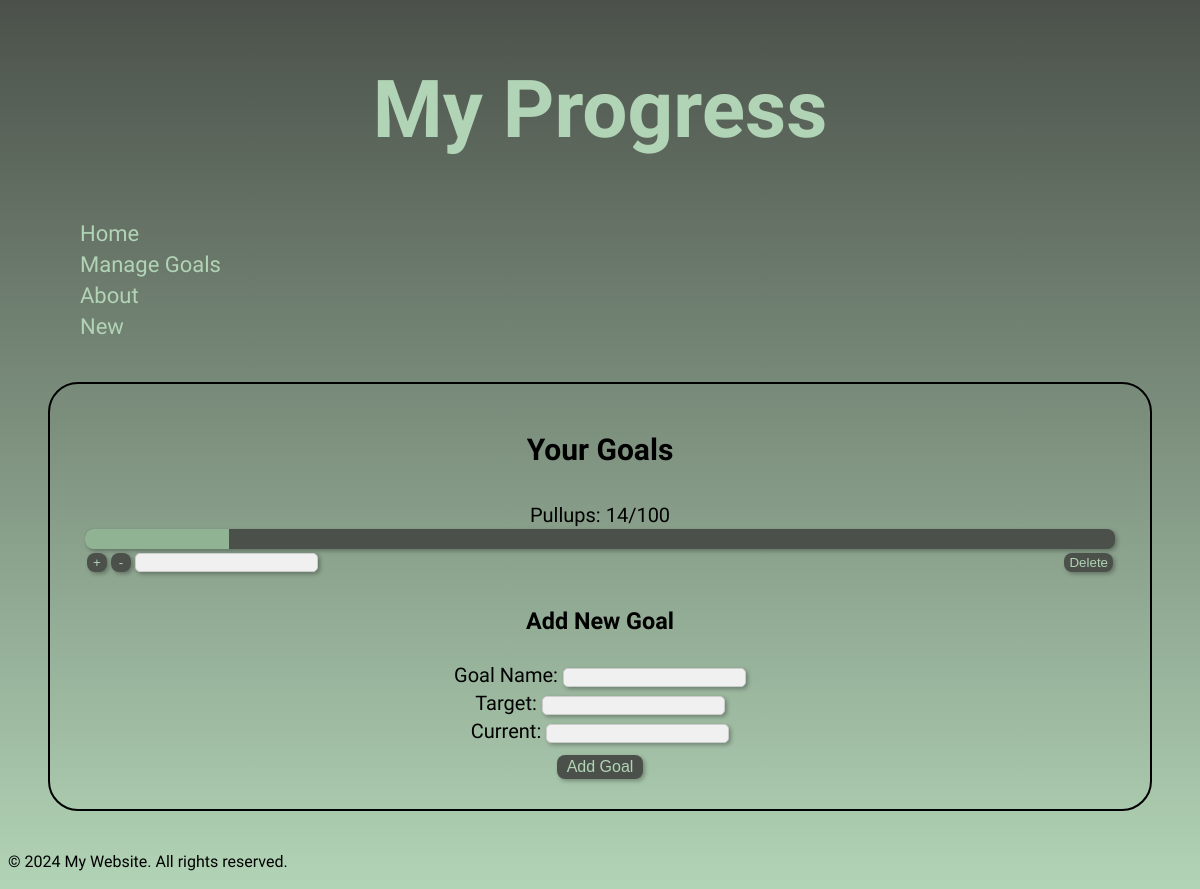
Page /manage_goals (signed in) on the committed database.
### models.py (models this page shows, shortened)
class User(db.Model, UserMixin):
    id = db.Column(db.Integer, primary_key=True)
    username = db.Column(db.String(50), unique=True, nullable=False)
    password = db.Column(db.String(100), nullable=False)

class Goal(db.Model):
    id = db.Column(db.Integer, primary_key=True)
    name = db.Column(db.String(100), nullable=False)
    target = db.Column(db.Integer, nullable=False)
    current = db.Column(db.Integer, nullable=False)
    user_id = db.Column(db.Integer, db.ForeignKey('user.id'), nullable=False)
    user = db.relationship('User', backref=db.backref('goals', lazy=True))

### app.py (the view)
@app.route('/manage_goals')
@login_required
def manage_goals():
    goals = current_user.goals
    return render_template('manage_goals.html', goals=goals)

### app.py (called while the page is built)
@login_manager.user_loader
def load_user(user_id):
    return User.query.get(int(user_id))

### templates/manage_goals.html (shortened to what this page needs)
<!DOCTYPE html>
<html lang="en">
<head>
    <link rel="stylesheet" href="{{ url_for('static', filename='styles.css') }}">
</head>
<body>
    <header>
        <h1>My Progress</h1>
        <nav>
            <ul>
                <li><a href="/">Home</a></li>
                <li><a href="/manage_goals">Manage Goals</a></li>
                <li><a href="/about">About</a></li>
                {% if current_user.is_authenticated %}
                    <li><a href="/profile">{{ current_user.username }}</a></li>
                {% else %}
                    <li><a href="/login">Login</a></li>
                {% endif %}
            </ul>
        </nav>
    </header>
    <main>
        <h2>Your Goals</h2>
        <ul>
            {% for goal in goals %}
            <label>
                <div>{{ goal.name }}: {{ goal.current }}/{{ goal.target }}</div>
                <div class="progress-bar">
                    {% if goal.target > goal.current %}
                    <div class="progress" style="width: {{ goal.current / goal.target * 100 }}%"></div>
                    {% else %}
                    <div class="progress-win" ></div>
                    {% endif %}
                </div>
                <div class="goal-edit">
                    <div class="goal-edit-left">
                        <button onclick="incrementProgress('{{ goal.id }}')" style="margin-right: 4px;">+</button>
                        <button onclick="decrementProgress('{{ goal.id }}')" style="margin-right: 4px;">-</button>
                        <input type="text" id="changevalue" name="changevalue" required>
                    </div>
                    <form action="{{ url_for('delete_goal', goal_id=goal.id) }}" method="post" class="goal-edit-right">
                        <button class="delete-goal" type="submit">Delete</button>
                    </form>
                </div>
            </label>
            {% endfor %}
        </ul>
        <h3>Add New Goal</h3>
        <form action="{{ url_for('add_goal') }}" method="post">
            <label for="name">Goal Name:</label>
            <input type="text" id="name" name="name" required><br>
            <label for="target">Target:</label>
            <input type="number" id="target" name="target" required><br>
            <label for="current">Current:</label>
            <input type="number" id="current" name="current" required><br>
            <button class="add-goal" type="submit">Add Goal</button>
        </form>
    </main>
    <footer>
        <p>&copy; 2024 My Website. All rights reserved.</p>
    </footer>
</body>
</html>

### static/styles.css (style rules this page uses)
* { box-sizing: border-box; }
body { min-height: 100vh; background-color: #4b514a; background: linear-gradient(to bottom, #4b514a, #b2d4b6); font-family: "Varela Round", sans-serif; line-height: 1.4; }
header { font-size: 40px; color: #b2d4b6; margin: 20px; padding: 0px 0px; }
header h1 { text-align: center; padding: 0 0px; }
li { list-style-type: none; position: relative; margin-left: 2px; }
nav ul li { font-size: 22px; margin-right: 40px; border-radius: 20px; position: relative; color: #90b493; transition: color 0.3s; }
nav ul li::before { content: ''; position: absolute; top: 0; left: 0; width: 0; height: 100%; background-color: #709473; transition: width 1s; border-radius: 20px; }
nav ul li a { position: relative; padding: 10px; z-index: 1; color: #b2d4b6; text-decoration: none; }
main { border: 2px solid #000000; list-style-type: none; float: center; text-align: center; font-size: 20px; margin: 40px; padding: 20px 20px; border-radius: 30px; }
main h2 { text-align: center; }
main ul { padding: 5px 10px; margin: 5px; }
.progress-bar { width: 100%; background-color: #4b514a; box-shadow: 2px 2px 4px rgba(0, 0, 0, 0.3); border-radius: 8px; overflow: hidden; }
.progress { background-color: #90b493; height: 20px; }
.goal-edit { display: flex; padding: 4px 2px; justify-content: space-between; }
.goal-edit-left { display: flex; align-items: center; }
.goal-edit-right { display: flex; align-items: center; }
button { min-width: 20px; background-color: #4b514a; box-shadow: 2px 2px 4px rgba(0, 0, 0, 0.3); border: none; color: #b2d4b6; text-align: center; text-decoration: none; border-radius: 8px; cursor: pointer; padding: 2px 5px; }
.add-goal { font-size: 16px; margin: 10px; padding: 3px 10px; }
input { border: 1px solid #ccc; background-color: #f0f0f0; box-shadow: 2px 2px 4px rgba(0, 0, 0, 0.3); border-radius: 5px; }

### rows in the picture
User: username "New"
Goal: name "Pullups", current "14", target "100"
